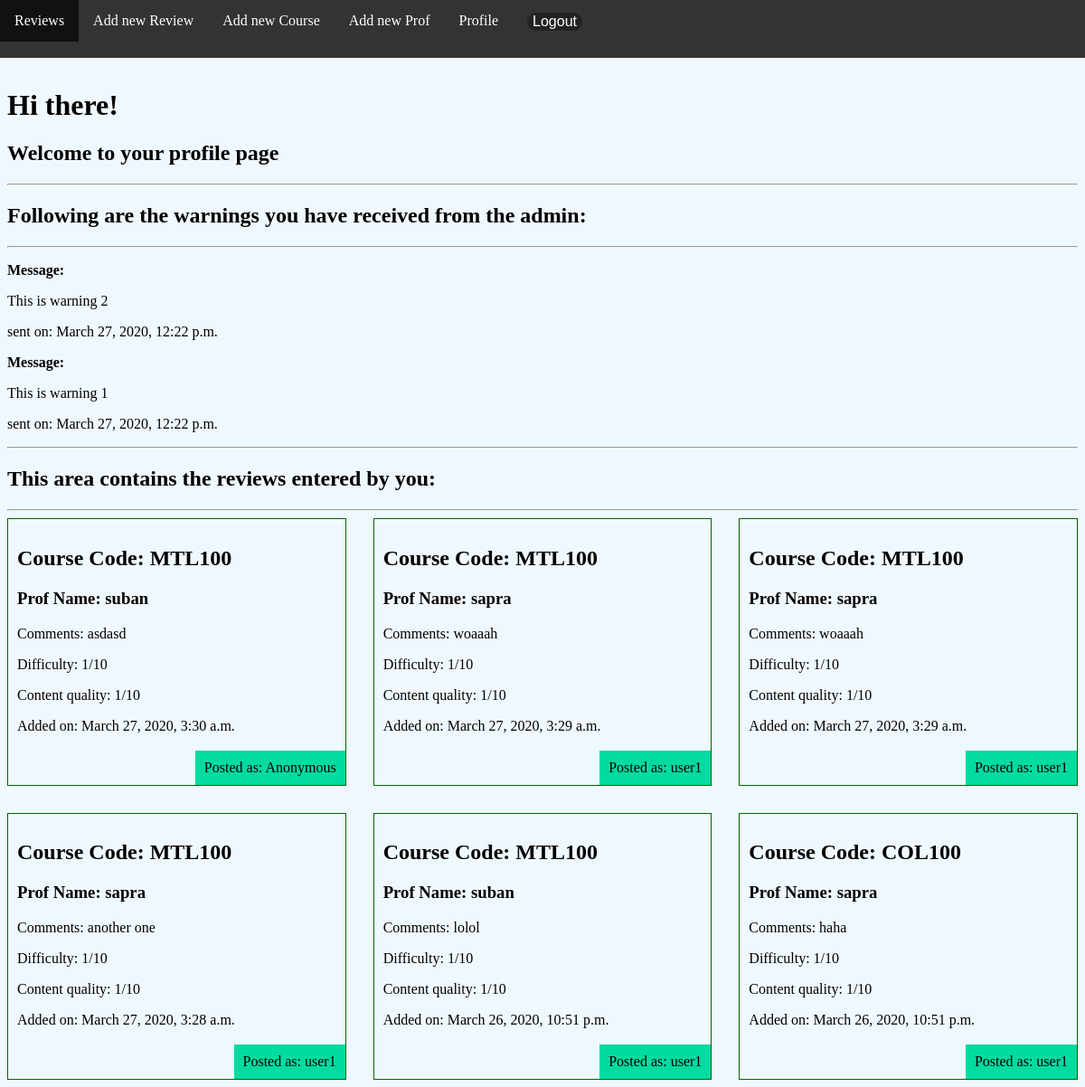
The page /accounts/profile/ (signed in) on the database its author committed.
### review/models.py (models this page shows)
class Warning(models.Model):
    user = models.ForeignKey(User, on_delete=models.CASCADE, default=None)
    message = models.TextField()
    date = models.DateTimeField(auto_now=True)

class Review(models.Model):
    code = models.ForeignKey(Course, on_delete=models.CASCADE, null=True)
    prof = models.ForeignKey(Prof, on_delete=models.CASCADE, null=True)
    comment = models.TextField()
    difficulty = models.IntegerField(
        default=1,
        validators=[MaxValueValidator(10), MinValueValidator(1)]
    )
    contentquality = models.IntegerField(
        default=1,
        validators=[MaxValueValidator(10), MinValueValidator(1)]
    )
    BOOL_CHOICES = ((False, 'No'), (True, 'Yes'))
    anonymous = models.BooleanField(choices=BOOL_CHOICES, default=False)
    author = models.ForeignKey(User, on_delete=models.CASCADE, default=None)
    date = models.DateTimeField(auto_now=True)

class Course(models.Model):
    courseName = models.CharField(max_length=50)
    def __str__(self):
        return self.courseName

class Prof(models.Model):
    profname = models.CharField(max_length=100)
    def __str__(self):
        return self.profname

### accounts/views.py (the view)
@login_required(login_url="/accounts/login")
def profile_view(request):
    reviews = Review.objects.all().order_by('-date')
    warnings = Warning.objects.all().order_by('-date')
    return render(request, 'accounts/profile.html', {'reviews': reviews, 'warnings': warnings})

### accounts/templates/accounts/profile.html
{% extends 'base_layout.html' %}
{% block content %}
<h1>Hi there!</h1>
<h2>Welcome to your profile page</h2>
<hr>
<h2>Following are the warnings you have received from the admin: </h2>
<hr>
<div class="warnings">
    {% for warning in warnings  %}
    {% if warning.user == request.user %}
    <div class="warning">
        <p style="font-weight: bold;">Message: </p>
        <p>{{warning.message}}</p>
        <p>sent on: {{ warning.date }}</p>
    </div>
    {% endif %}
    {% endfor  %}
</div>
<hr>
<h2>This area contains the reviews entered by you: </h2>
<hr>
<div class="reviews">
    {% for review in reviews  %}
    {% if review.author == request.user %}
    <div class="review">
        <h2>Course Code: {{review.code}} </h2>
        <h3>Prof Name: {{review.prof}}</h3>
        <p>Comments: {{review.comment}} </p>
        <p>Difficulty: {{review.difficulty}}/10</p>
        <p>Content quality: {{review.contentquality}}/10</p>
        <p>Added on: {{review.date}} </p>
        <p class="author">Posted as:
            {% if review.anonymous %}
            Anonymous
            {% else %}
            {{review.author.username}}
            {% endif %}
        </p>
    </div>
    {% endif %}
    {% endfor  %}
</div>
{% endblock %}

### assets/styles.css (style rules this page uses)
.reviews { display: grid; grid-template-columns: 1fr 1fr 1fr; grid-gap: 30px; }
.review { padding: 10px; border: 1px solid darkgreen; position: relative; padding-bottom: 40px; }
.review .author { padding: 10px; background: #00dba0; position: absolute; right: 0; bottom: 0; margin: 0; }
body { padding-top: 90px; }
body { background-color: aliceblue; }

### rows shown on the page
Warning: message "This is warning 2", date "March 27, 2020, 12:22 p.m."
Warning: message "This is warning 1", date "March 27, 2020, 12:22 p.m."
Review: code "MTL100", prof "suban", comment "asdasd", difficulty "1", contentquality "1", date "March 27, 2020, 3:30 a.m.", anonymous "Anonymous"
Review: code "MTL100", prof "sapra", comment "woaaah", difficulty "1", contentquality "1", date "March 27, 2020, 3:29 a.m.", author.username "user1"
Review: code "MTL100", prof "sapra", comment "woaaah", difficulty "1", contentquality "1", date "March 27, 2020, 3:29 a.m.", author.username "user1"
Review: code "MTL100", prof "sapra", comment "another one", difficulty "1", contentquality "1", date "March 27, 2020, 3:28 a.m.", author.username "user1"
Review: code "MTL100", prof "suban", comment "lolol", difficulty "1", contentquality "1", date "March 26, 2020, 10:51 p.m.", author.username "user1"
Review: code "COL100", prof "sapra", comment "haha", difficulty "1", contentquality "1", date "March 26, 2020, 10:51 p.m.", author.username "user1"
